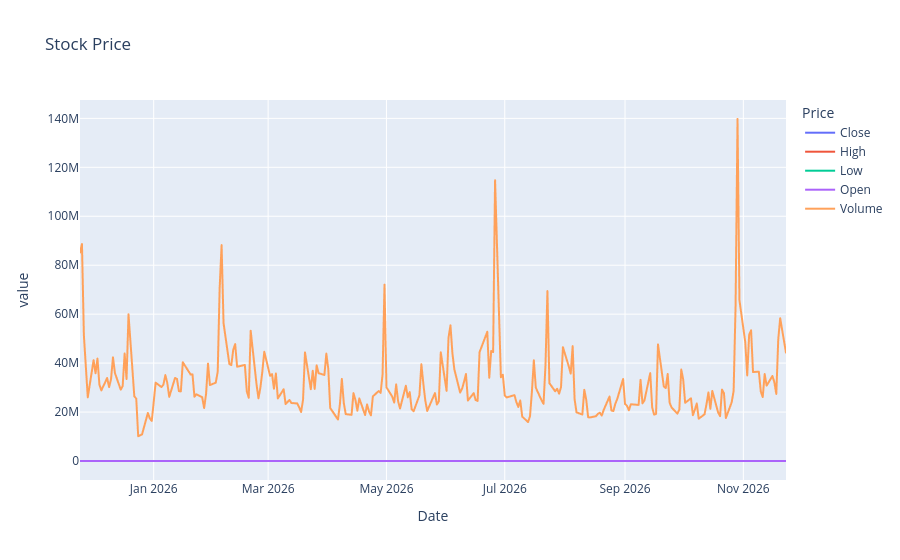

The notebook cell this image was saved under:
### Code cell
import plotly.express as px

# Reset Date index if it's not a column yet, and flatten MultiIndex columns
if "Date" not in df.columns.get_level_values(0):
  df = df.reset_index()

if isinstance(df.columns, pd.MultiIndex):
  df.columns = df.columns.droplevel(1)

# make a plot on plotly
fig = px.line(df, x="Date", y=df.columns, title="Stock Price")
fig.show()

### Figure 1 — Plotly figure (JSON) as saved in the notebook; plotly's stock layout.template omitted (floating-point values rounded to 4 significant figures; data arrays with more than 128 entries replaced by an {"elided": "..."} marker saying what was removed)
{"data": [{"hovertemplate": "Price=Close<br>Date=%{x}<br>value=%{y}<extra></extra>", "legendgroup": "Close", "line": {"color": "#636efa", "dash": "solid"}, "marker": {"symbol": "circle"}, "mode": "lines", "name": "Close", "showlegend": true, "type": "scattergl", "x": {"elided": "251 str values"}, "xaxis": "x", "y": {"elided": "251 float values"}, "yaxis": "y"}, {"hovertemplate": "Price=High<br>Date=%{x}<br>value=%{y}<extra></extra>", "legendgroup": "High", "line": {"color": "#EF553B", "dash": "solid"}, "marker": {"symbol": "circle"}, "mode": "lines", "name": "High", "showlegend": true, "type": "scattergl", "x": {"elided": "251 str values"}, "xaxis": "x", "y": {"elided": "251 float values"}, "yaxis": "y"}, {"hovertemplate": "Price=Low<br>Date=%{x}<br>value=%{y}<extra></extra>", "legendgroup": "Low", "line": {"color": "#00cc96", "dash": "solid"}, "marker": {"symbol": "circle"}, "mode": "lines", "name": "Low", "showlegend": true, "type": "scattergl", "x": {"elided": "251 str values"}, "xaxis": "x", "y": {"elided": "251 float values"}, "yaxis": "y"}, {"hovertemplate": "Price=Open<br>Date=%{x}<br>value=%{y}<extra></extra>", "legendgroup": "Open", "line": {"color": "#ab63fa", "dash": "solid"}, "marker": {"symbol": "circle"}, "mode": "lines", "name": "Open", "showlegend": true, "type": "scattergl", "x": {"elided": "251 str values"}, "xaxis": "x", "y": {"elided": "251 float values"}, "yaxis": "y"}, {"hovertemplate": "Price=Volume<br>Date=%{x}<br>value=%{y}<extra></extra>", "legendgroup": "Volume", "line": {"color": "#FFA15A", "dash": "solid"}, "marker": {"symbol": "circle"}, "mode": "lines", "name": "Volume", "showlegend": true, "type": "scattergl", "x": {"elided": "251 str values"}, "xaxis": "x", "y": {"elided": "251 float values"}, "yaxis": "y"}], "layout": {"legend": {"title": {"text": "Price"}, "tracegroupgap": 0}, "title": {"text": "Stock Price"}, "xaxis": {"anchor": "y", "domain": [0, 1], "title": {"text": "Date"}}, "yaxis": {"anchor": "x", "domain": [0, 1], "title": {"text": "value"}}}}
